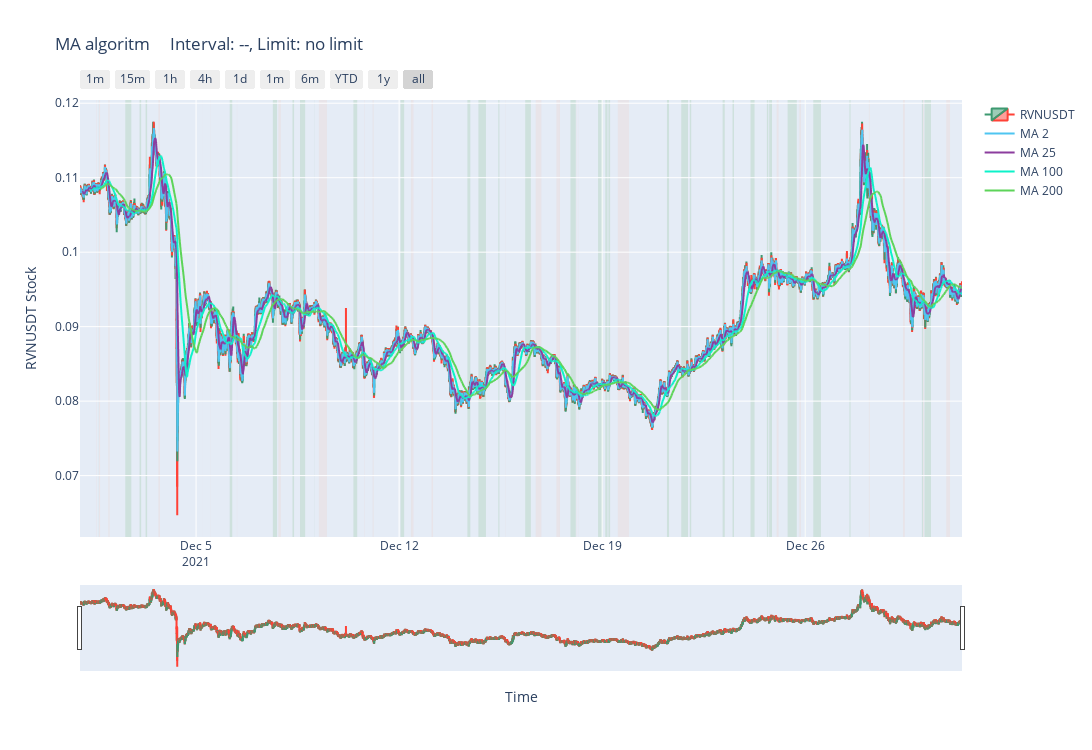

Notebook cell for this chart:
### Code cell
import plotly.graph_objects as go
# region
plot = CandlePlot(
    df=df,
    open_col='open_',
    close_col='close_',
    low_col='low_',
    high_col='high_',
    date_col='date_created',    
    )

settings = {
    'candle_plot': 1,
    'MA_lines': 1,
    'add_trades': 0,
    'add_profit': 1,
    'profit_annotations': 0, 
    'amplitude': 0, 
    'MACD_lines': True, # to do
    'EMA_lines': True, # to do
}
fig = plot.use_settings(
    settings=settings,
    GO_WIDTH=1300,
    GO_HEIGHT=750,
    title='MA algoritm',
    pair='RVNUSDT',
    interval='--',
    limit='no limit',
    MA_list=MA_list,
    trade_data=trade_data,

)
# endregion
# draw MACD_lines


fig

### Figure 1 — Plotly figure (JSON) as saved in the notebook; plotly's stock layout.template omitted (floating-point values rounded to 4 significant figures; data arrays with more than 128 entries replaced by an {"elided": "..."} marker saying what was removed)
{"data": [{"close": {"elided": "8800 str values"}, "high": {"elided": "8800 str values"}, "low": {"elided": "8800 str values"}, "name": "RVNUSDT", "open": {"elided": "8800 str values"}, "type": "candlestick", "x": {"elided": "8800 str values"}}, {"line": {"color": "#4EC5F1", "width": 2}, "name": "MA 2", "type": "scattergl", "x": {"elided": "8800 str values"}, "y": {"elided": "8800 float values"}}, {"line": {"color": "#8c3d9e", "width": 2}, "name": "MA 25", "type": "scattergl", "x": {"elided": "8800 str values"}, "y": {"elided": "8800 float values"}}, {"line": {"color": "#0df2c9", "width": 2}, "name": "MA 100", "type": "scattergl", "x": {"elided": "8800 str values"}, "y": {"elided": "8800 float values"}}, {"line": {"color": "#5dd459", "width": 2}, "name": "MA 200", "type": "scattergl", "x": {"elided": "8800 str values"}, "y": {"elided": "8800 float values"}}], "layout": {"height": 750, "hovermode": "x unified", "shapes": [{"fillcolor": "LightSalmon", "layer": "below", "line": {"width": 0}, "opacity": 0.1, "type": "rect", "x0": "2021-12-01 13:55:00.000000", "x1": "2021-12-01 13:35:00.000000", "xref": "x", "y0": 0, "y1": 1, "yref": "y domain"}, {"fillcolor": "green", "layer": "below", "line": {"width": 0}, "opacity": 0.1, "type": "rect", "x0": "2021-12-01 15:15:00.000000", "x1": "2021-12-01 15:05:00.000000", "xref": "x", "y0": 0, "y1": 1, "yref": "y domain"}, {"fillcolor": "LightSalmon", "layer": "below", "line": {"width": 0}, "opacity": 0.1, "type": "rect", "x0": "2021-12-01 16:35:00.000000", "x1": "2021-12-01 15:40:00.000000", "xref": "x", "y0": 0, "y1": 1, "yref": "y domain"}, {"fillcolor": "LightSalmon", "layer": "below", "line": {"width": 0}, "opacity": 0.1, "type": "rect", "x0": "2021-12-02 00:25:00.000000", "x1": "2021-12-01 23:25:00.000000", "xref": "x", "y0": 0, "y1": 1, "yref": "y domain"}, {"fillcolor": "green", "layer": "below", "line": {"width": 0}, "opacity": 0.1, "type": "rect", "x0": "2021-12-02 18:25:00.000000", "x1": "2021-12-02 13:25:00.000000", "xref": "x", "y0": 0, "y1": 1, "yref": "y domain"}, {"fillcolor": "green", "layer": "below", "line": {"width": 0}, "opacity": 0.1, "type": "rect", "x0": "2021-12-03 02:35:00.000000", "x1": "2021-12-03 01:15:00.000000", "xref": "x", "y0": 0, "y1": 1, "yref": "y domain"}, {"fillcolor": "green", "layer": "below", "line": {"width": 0}, "opacity": 0.1, "type": "rect", "x0": "2021-12-03 07:30:00.000000", "x1": "2021-12-03 06:15:00.000000", "xref": "x", "y0": 0, "y1": 1, "yref": "y domain"}, {"fillcolor": "LightSalmon", "layer": "below", "line": {"width": 0}, "opacity": 0.1, "type": "rect", "x0": "2021-12-03 18:05:00.000000", "x1": "2021-12-03 16:50:00.000000", "xref": "x", "y0": 0, "y1": 1, "yref": "y domain"}, {"fillcolor": "LightSalmon", "layer": "below", "line": {"width": 0}, "opacity": 0.1, "type": "rect", "x0": "2021-12-05 05:40:00.000000", "x1": "2021-12-05 05:35:00.000000", "xref": "x", "y0": 0, "y1": 1, "yref": "y domain"}, {"fillcolor": "LightSalmon", "layer": "below", "line": {"width": 0}, "opacity": 0.1, "type": "rect", "x0": "2021-12-05 12:15:00.000000", "x1": "2021-12-05 12:05:00.000000", "xref": "x", "y0": 0, "y1": 1, "yref": "y domain"}, {"fillcolor": "green", "layer": "below", "line": {"width": 0}, "opacity": 0.1, "type": "rect", "x0": "2021-12-06 05:55:00.000000", "x1": "2021-12-06 03:50:00.000000", "xref": "x", "y0": 0, "y1": 1, "yref": "y domain"}, {"fillcolor": "LightSalmon", "layer": "below", "line": {"width": 0}, "opacity": 0.1, "type": "rect", "x0": "2021-12-06 10:00:00.000000", "x1": "2021-12-06 09:45:00.000000", "xref": "x", "y0": 0, "y1": 1, "yref": "y domain"}, {"fillcolor": "green", "layer": "below", "line": {"width": 0}, "opacity": 0.1, "type": "rect", "x0": "2021-12-07 19:00:00.000000", "x1": "2021-12-07 15:30:00.000000", "xref": "x", "y0": 0, "y1": 1, "yref": "y domain"}, {"fillcolor": "LightSalmon", "layer": "below", "line": {"width": 0}, "opacity": 0.1, "type": "rect", "x0": "2021-12-07 22:05:00.000000", "x1": "2021-12-07 20:05:00.000000", "xref": "x", "y0": 0, "y1": 1, "yref": "y domain"}, {"fillcolor": "green", "layer": "below", "line": {"width": 0}, "opacity": 0.1, "type": "rect", "x0": "2021-12-08 09:05:00.000000", "x1": "2021-12-08 07:45:00.000000", "xref": "x", "y0": 0, "y1": 1, "yref": "y domain"}, {"fillcolor": "green", "layer": "below", "line": {"width": 0}, "opacity": 0.1, "type": "rect", "x0": "2021-12-08 18:15:00.000000", "x1": "2021-12-08 14:00:00.000000", "xref": "x", "y0": 0, "y1": 1, "yref": "y domain"}, {"fillcolor": "green", "layer": "below", "line": {"width": 0}, "opacity": 0.1, "type": "rect", "x0": "2021-12-09 02:20:00.000000", "x1": "2021-12-09 02:10:00.000000", "xref": "x", "y0": 0, "y1": 1, "yref": "y domain"}, {"fillcolor": "LightSalmon", "layer": "below", "line": {"width": 0}, "opacity": 0.1, "type": "rect", "x0": "2021-12-09 12:15:00.000000", "x1": "2021-12-09 05:35:00.000000", "xref": "x", "y0": 0, "y1": 1, "yref": "y domain"}, {"fillcolor": "green", "layer": "below", "line": {"width": 0}, "opacity": 0.1, "type": "rect", "x0": "2021-12-10 13:20:00.000000", "x1": "2021-12-10 10:10:00.000000", "xref": "x", "y0": 0, "y1": 1, "yref": "y domain"}, {"fillcolor": "LightSalmon", "layer": "below", "line": {"width": 0}, "opacity": 0.1, "type": "rect", "x0": "2021-12-10 19:20:00.000000", "x1": "2021-12-10 19:00:00.000000", "xref": "x", "y0": 0, "y1": 1, "yref": "y domain"}, {"fillcolor": "LightSalmon", "layer": "below", "line": {"width": 0}, "opacity": 0.1, "type": "rect", "x0": "2021-12-11 02:55:00.000000", "x1": "2021-12-11 02:05:00.000000", "xref": "x", "y0": 0, "y1": 1, "yref": "y domain"}, {"fillcolor": "green", "layer": "below", "line": {"width": 0}, "opacity": 0.1, "type": "rect", "x0": "2021-12-12 04:10:00.000000", "x1": "2021-12-12 01:10:00.000000", "xref": "x", "y0": 0, "y1": 1, "yref": "y domain"}, {"fillcolor": "LightSalmon", "layer": "below", "line": {"width": 0}, "opacity": 0.1, "type": "rect", "x0": "2021-12-12 10:05:00.000000", "x1": "2021-12-12 09:45:00.000000", "xref": "x", "y0": 0, "y1": 1, "yref": "y domain"}, {"fillcolor": "LightSalmon", "layer": "below", "line": {"width": 0}, "opacity": 0.1, "type": "rect", "x0": "2021-12-12 11:50:00.000000", "x1": "2021-12-12 10:10:00.000000", "xref": "x", "y0": 0, "y1": 1, "yref": "y domain"}, {"fillcolor": "LightSalmon", "layer": "below", "line": {"width": 0}, "opacity": 0.1, "type": "rect", "x0": "2021-12-13 04:05:00.000000", "x1": "2021-12-13 02:50:00.000000", "xref": "x", "y0": 0, "y1": 1, "yref": "y domain"}, {"fillcolor": "green", "layer": "below", "line": {"width": 0}, "opacity": 0.1, "type": "rect", "x0": "2021-12-14 08:50:00.000000", "x1": "2021-12-14 08:25:00.000000", "xref": "x", "y0": 0, "y1": 1, "yref": "y domain"}, {"fillcolor": "green", "layer": "below", "line": {"width": 0}, "opacity": 0.1, "type": "rect", "x0": "2021-12-14 10:55:00.000000", "x1": "2021-12-14 08:55:00.000000", "xref": "x", "y0": 0, "y1": 1, "yref": "y domain"}, {"fillcolor": "green", "layer": "below", "line": {"width": 0}, "opacity": 0.1, "type": "rect", "x0": "2021-12-14 23:50:00.000000", "x1": "2021-12-14 17:35:00.000000", "xref": "x", "y0": 0, "y1": 1, "yref": "y domain"}, {"fillcolor": "green", "layer": "below", "line": {"width": 0}, "opacity": 0.1, "type": "rect", "x0": "2021-12-15 11:00:00.000000", "x1": "2021-12-15 10:05:00.000000", "xref": "x", "y0": 0, "y1": 1, "yref": "y domain"}, {"fillcolor": "LightSalmon", "layer": "below", "line": {"width": 0}, "opacity": 0.1, "type": "rect", "x0": "2021-12-15 15:50:00.000000", "x1": "2021-12-15 15:35:00.000000", "xref": "x", "y0": 0, "y1": 1, "yref": "y domain"}, {"fillcolor": "green", "layer": "below", "line": {"width": 0}, "opacity": 0.1, "type": "rect", "x0": "2021-12-16 13:00:00.000000", "x1": "2021-12-16 08:20:00.000000", "xref": "x", "y0": 0, "y1": 1, "yref": "y domain"}, {"fillcolor": "LightSalmon", "layer": "below", "line": {"width": 0}, "opacity": 0.1, "type": "rect", "x0": "2021-12-16 21:40:00.000000", "x1": "2021-12-16 17:00:00.000000", "xref": "x", "y0": 0, "y1": 1, "yref": "y domain"}, {"fillcolor": "LightSalmon", "layer": "below", "line": {"width": 0}, "opacity": 0.1, "type": "rect", "x0": "2021-12-17 13:05:00.000000", "x1": "2021-12-17 10:10:00.000000", "xref": "x", "y0": 0, "y1": 1, "yref": "y domain"}, {"fillcolor": "green", "layer": "below", "line": {"width": 0}, "opacity": 0.1, "type": "rect", "x0": "2021-12-18 02:10:00.000000", "x1": "2021-12-17 21:45:00.000000", "xref": "x", "y0": 0, "y1": 1, "yref": "y domain"}, {"fillcolor": "LightSalmon", "layer": "below", "line": {"width": 0}, "opacity": 0.1, "type": "rect", "x0": "2021-12-18 03:15:00.000000", "x1": "2021-12-18 02:50:00.000000", "xref": "x", "y0": 0, "y1": 1, "yref": "y domain"}, {"fillcolor": "LightSalmon", "layer": "below", "line": {"width": 0}, "opacity": 0.1, "type": "rect", "x0": "2021-12-18 04:25:00.000000", "x1": "2021-12-18 04:10:00.000000", "xref": "x", "y0": 0, "y1": 1, "yref": "y domain"}, {"fillcolor": "green", "layer": "below", "line": {"width": 0}, "opacity": 0.1, "type": "rect", "x0": "2021-12-19 00:20:00.000000", "x1": "2021-12-18 20:35:00.000000", "xref": "x", "y0": 0, "y1": 1, "yref": "y domain"}, {"fillcolor": "green", "layer": "below", "line": {"width": 0}, "opacity": 0.1, "type": "rect", "x0": "2021-12-19 04:25:00.000000", "x1": "2021-12-19 02:35:00.000000", "xref": "x", "y0": 0, "y1": 1, "yref": "y domain"}, {"fillcolor": "green", "layer": "below", "line": {"width": 0}, "opacity": 0.1, "type": "rect", "x0": "2021-12-19 06:35:00.000000", "x1": "2021-12-19 05:10:00.000000", "xref": "x", "y0": 0, "y1": 1, "yref": "y domain"}, {"fillcolor": "LightSalmon", "layer": "below", "line": {"width": 0}, "opacity": 0.1, "type": "rect", "x0": "2021-12-19 22:15:00.000000", "x1": "2021-12-19 12:55:00.000000", "xref": "x", "y0": 0, "y1": 1, "yref": "y domain"}, {"fillcolor": "green", "layer": "below", "line": {"width": 0}, "opacity": 0.1, "type": "rect", "x0": "2021-12-21 07:20:00.000000", "x1": "2021-12-21 05:35:00.000000", "xref": "x", "y0": 0, "y1": 1, "yref": "y domain"}, {"fillcolor": "green", "layer": "below", "line": {"width": 0}, "opacity": 0.1, "type": "rect", "x0": "2021-12-21 23:00:00.000000", "x1": "2021-12-21 17:25:00.000000", "xref": "x", "y0": 0, "y1": 1, "yref": "y domain"}, {"fillcolor": "green", "layer": "below", "line": {"width": 0}, "opacity": 0.1, "type": "rect", "x0": "2021-12-22 01:40:00.000000", "x1": "2021-12-22 00:30:00.000000", "xref": "x", "y0": 0, "y1": 1, "yref": "y domain"}, {"fillcolor": "green", "layer": "below", "line": {"width": 0}, "opacity": 0.1, "type": "rect", "x0": "2021-12-23 05:25:00.000000", "x1": "2021-12-23 03:40:00.000000", "xref": "x", "y0": 0, "y1": 1, "yref": "y domain"}, {"fillcolor": "green", "layer": "below", "line": {"width": 0}, "opacity": 0.1, "type": "rect", "x0": "2021-12-23 13:05:00.000000", "x1": "2021-12-23 11:50:00.000000", "xref": "x", "y0": 0, "y1": 1, "yref": "y domain"}, {"fillcolor": "green", "layer": "below", "line": {"width": 0}, "opacity": 0.1, "type": "rect", "x0": "2021-12-24 06:05:00.000000", "x1": "2021-12-24 02:45:00.000000", "xref": "x", "y0": 0, "y1": 1, "yref": "y domain"}, {"fillcolor": "green", "layer": "below", "line": {"width": 0}, "opacity": 0.1, "type": "rect", "x0": "2021-12-24 17:25:00.000000", "x1": "2021-12-24 16:15:00.000000", "xref": "x", "y0": 0, "y1": 1, "yref": "y domain"}, {"fillcolor": "green", "layer": "below", "line": {"width": 0}, "opacity": 0.1, "type": "rect", "x0": "2021-12-24 20:30:00.000000", "x1": "2021-12-24 18:10:00.000000", "xref": "x", "y0": 0, "y1": 1, "yref": "y domain"}, {"fillcolor": "LightSalmon", "layer": "below", "line": {"width": 0}, "opacity": 0.1, "type": "rect", "x0": "2021-12-25 01:55:00.000000", "x1": "2021-12-25 00:20:00.000000", "xref": "x", "y0": 0, "y1": 1, "yref": "y domain"}, {"fillcolor": "green", "layer": "below", "line": {"width": 0}, "opacity": 0.1, "type": "rect", "x0": "2021-12-25 17:00:00.000000", "x1": "2021-12-25 09:25:00.000000", "xref": "x", "y0": 0, "y1": 1, "yref": "y domain"}, {"fillcolor": "green", "layer": "below", "line": {"width": 0}, "opacity": 0.1, "type": "rect", "x0": "2021-12-25 18:05:00.000000", "x1": "2021-12-25 18:00:00.000000", "xref": "x", "y0": 0, "y1": 1, "yref": "y domain"}, {"fillcolor": "LightSalmon", "layer": "below", "line": {"width": 0}, "opacity": 0.1, "type": "rect", "x0": "2021-12-25 20:25:00.000000", "x1": "2021-12-25 19:05:00.000000", "xref": "x", "y0": 0, "y1": 1, "yref": "y domain"}, {"fillcolor": "green", "layer": "below", "line": {"width": 0}, "opacity": 0.1, "type": "rect", "x0": "2021-12-26 00:20:00.000000", "x1": "2021-12-25 23:45:00.000000", "xref": "x", "y0": 0, "y1": 1, "yref": "y domain"}, {"fillcolor": "green", "layer": "below", "line": {"width": 0}, "opacity": 0.1, "type": "rect", "x0": "2021-12-26 13:00:00.000000", "x1": "2021-12-26 06:40:00.000000", "xref": "x", "y0": 0, "y1": 1, "yref": "y domain"}, {"fillcolor": "green", "layer": "below", "line": {"width": 0}, "opacity": 0.1, "type": "rect", "x0": "2021-12-27 13:30:00.000000", "x1": "2021-12-27 12:35:00.000000", "xref": "x", "y0": 0, "y1": 1, "yref": "y domain"}, {"fillcolor": "LightSalmon", "layer": "below", "line": {"width": 0}, "opacity": 0.1, "type": "rect", "x0": "2021-12-28 05:20:00.000000", "x1": "2021-12-28 04:40:00.000000", "xref": "x", "y0": 0, "y1": 1, "yref": "y domain"}, {"fillcolor": "LightSalmon", "layer": "below", "line": {"width": 0}, "opacity": 0.1, "type": "rect", "x0": "2021-12-29 10:25:00.000000", "x1": "2021-12-29 08:50:00.000000", "xref": "x", "y0": 0, "y1": 1, "yref": "y domain"}, {"fillcolor": "green", "layer": "below", "line": {"width": 0}, "opacity": 0.1, "type": "rect", "x0": "2021-12-30 01:25:00.000000", "x1": "2021-12-30 00:30:00.000000", "xref": "x", "y0": 0, "y1": 1, "yref": "y domain"}, {"fillcolor": "LightSalmon", "layer": "below", "line": {"width": 0}, "opacity": 0.1, "type": "rect", "x0": "2021-12-30 02:15:00.000000", "x1": "2021-12-30 01:35:00.000000", "xref": "x", "y0": 0, "y1": 1, "yref": "y domain"}, {"fillcolor": "green", "layer": "below", "line": {"width": 0}, "opacity": 0.1, "type": "rect", "x0": "2021-12-30 08:05:00.000000", "x1": "2021-12-30 02:40:00.000000", "xref": "x", "y0": 0, "y1": 1, "yref": "y domain"}, {"fillcolor": "LightSalmon", "layer": "below", "line": {"width": 0}, "opacity": 0.1, "type": "rect", "x0": "2021-12-30 23:50:00.000000", "x1": "2021-12-30 20:40:00.000000", "xref": "x", "y0": 0, "y1": 1, "yref": "y domain"}], "title": {"text": "MA algoritm     Interval: --, Limit: no limit"}, "width": 1300, "xaxis": {"rangeselector": {"buttons": [{"count": 1, "label": "1m", "step": "minute", "stepmode": "backward"}, {"count": 15, "label": "15m", "step": "minute", "stepmode": "backward"}, {"count": 1, "label": "1h", "step": "hour", "stepmode": "backward"}, {"count": 4, "label": "4h", "step": "hour", "stepmode": "backward"}, {"count": 1, "label": "1d", "step": "day", "stepmode": "backward"}, {"count": 1, "label": "1m", "step": "month", "stepmode": "backward"}, {"count": 6, "label": "6m", "step": "month", "stepmode": "backward"}, {"count": 1, "label": "YTD", "step": "year", "stepmode": "todate"}, {"count": 1, "label": "1y", "step": "year", "stepmode": "backward"}, {"step": "all"}]}, "rangeslider": {"visible": true}, "title": {"text": "Time"}}, "yaxis": {"title": {"text": "RVNUSDT Stock"}}}}
